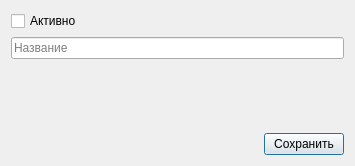
<?xml version="1.0" encoding="UTF-8"?>
<ui version="4.0">
 <class>DirectionDialog</class>
 <widget class="QDialog" name="DirectionDialog">
  <property name="geometry">
   <rect>
    <x>0</x>
    <y>0</y>
    <width>355</width>
    <height>166</height>
   </rect>
  </property>
  <property name="windowTitle">
   <string>Новое направление</string>
  </property>
  <layout class="QVBoxLayout" name="verticalLayout">
   <item>
    <widget class="QCheckBox" name="enabledCheckBox">
     <property name="text">
      <string>Активно</string>
     </property>
    </widget>
   </item>
   <item>
    <widget class="QLineEdit" name="nameLineEdit">
     <property name="placeholderText">
      <string>Название</string>
     </property>
    </widget>
   </item>
   <item>
    <spacer name="verticalSpacer">
     <property name="orientation">
      <enum>Qt::Vertical</enum>
     </property>
     <property name="sizeHint" stdset="0">
      <size>
       <width>20</width>
       <height>40</height>
      </size>
     </property>
    </spacer>
   </item>
   <item>
    <layout class="QHBoxLayout" name="horizontalLayout">
     <item>
      <spacer name="horizontalSpacer">
       <property name="orientation">
        <enum>Qt::Horizontal</enum>
       </property>
       <property name="sizeHint" stdset="0">
        <size>
         <width>40</width>
         <height>20</height>
        </size>
       </property>
      </spacer>
     </item>
     <item>
      <widget class="QPushButton" name="savePushButton">
       <property name="text">
        <string>Сохранить</string>
       </property>
       <property name="icon">
        <iconset resource="kcrm.qrc">
         <normaloff>:/images/ok32.png</normaloff>:/images/ok32.png</iconset>
       </property>
      </widget>
     </item>
    </layout>
   </item>
  </layout>
 </widget>
 <resources>
  <include location="kcrm.qrc"/>
 </resources>
 <connections/>
</ui>
